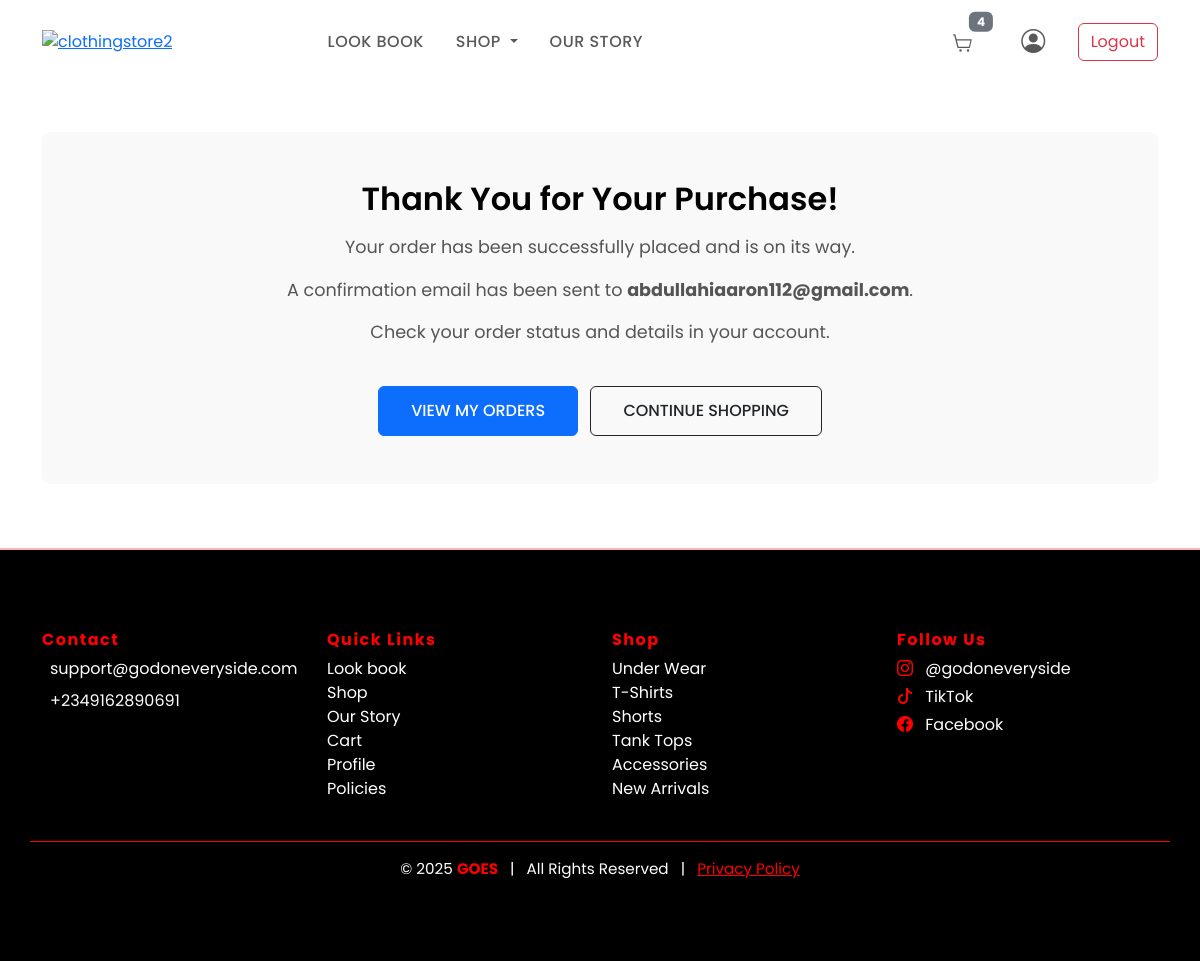
Screenshot of /thank-you/27/ (signed in) with the database file from the repository.
### GOESApp/models.py (models this page shows, shortened)
class Transaction(models.Model):
    user = models.ForeignKey(CustomUser, on_delete=models.CASCADE, related_name='transactions', null=True, blank=True)
    amount = models.DecimalField(max_digits=10, decimal_places=2)
    products = models.ManyToManyField(Product, related_name='transactions')
    tx_ref = models.CharField(max_length=100, unique=True)
    flw_transaction_id = models.CharField(max_length=100, blank=True, null=True)
    address = models.ForeignKey(Address, on_delete=models.SET_NULL, null=True, blank=True)
    order_note = models.TextField(blank=True, null=True)
    discount_code = models.ForeignKey(DiscountCode, on_delete=models.SET_NULL, null=True, blank=True)
    TRANSACTION_STATUS_CHOICES = (
        ('pending', 'Pending'),
        ('processing', 'Processing'),
        ('approved', 'Approved'),
        ('declined', 'Declined'),
    )
    transaction_status = models.CharField(max_length=20, choices=TRANSACTION_STATUS_CHOICES, default='pending')
    transaction_date = models.DateTimeField(auto_now_add=True)
    class Meta:
        verbose_name = 'Transaction'
        verbose_name_plural = 'Transactions'
        ordering = ['-transaction_date']

class CustomUser(AbstractUser):
    first_name = models.CharField(max_length=20)
    last_name = models.CharField(max_length=20)
    username = models.CharField(max_length=20, unique=True)
    email = models.EmailField(unique=True)
    phone_number = models.CharField(max_length=15, null=True, unique=True)
    profile_picture = models.ImageField(upload_to='profile_pictures/', blank=True, null=True)
    bio = models.TextField(blank=True, null=True)
    address = models.OneToOneField('Address', on_delete=models.SET_NULL, null=True, blank=True, related_name='user')
    USERNAME_FIELD = 'email'
    REQUIRED_FIELDS = ['username']
    class Meta:
        verbose_name = 'User'
        verbose_name_plural = 'Users'

class Category(models.Model):
    name = models.CharField(max_length=100, blank=True, null=True)
    description = models.TextField(blank=True, null=True)
    class Meta:
        verbose_name = "Category"
        verbose_name_plural = "Categories"

### GOESApp/views.py (the view)
# urls.py: path('thank-you/<int:transaction_id>/', views.thank_you, name='thank_you'),
def thank_you(request, transaction_id):
    transaction = get_object_or_404(Transaction, id=transaction_id, user=request.user)
    categories = Category.objects.all()
    cart_count = 0
    if request.user.is_authenticated:
        cart, created = Cart.objects.get_or_create(user=request.user)
        cart_count = cart.items.count()
    context = {
        'transaction': transaction,
        'categories': categories,
        'cart_count': cart_count,
    }
    return render(request, 'GOESAPP/thank_you.html', context)

### GOESApp/context_processors.py (called while the page is built)
def cart_item_count(request):
    count = 0
    try:
        if request.user.is_authenticated:
            cart = Cart.objects.get(user=request.user)
        else:
            session_key = request.session.session_key
            if not session_key:
                request.session.create()
            session_key = request.session.session_key
            cart = Cart.objects.get(session_key=session_key)
        if cart:
            count = sum(item.quantity for item in cart.items.all())
    except Cart.DoesNotExist:
        pass
    return {'cart_count': count}

### GOESApp/templates/GOESAPP/thank_you.html (shortened to what this page needs)
{% load static %}
<!DOCTYPE html>
<html lang="en">
<head>
  <link rel="stylesheet" href="https://cdn.jsdelivr.net/npm/bootstrap-icons@1.10.5/font/bootstrap-icons.css">
  <link href="https://cdn.jsdelivr.net/npm/bootstrap@5.3.0/dist/css/bootstrap.min.css" rel="stylesheet">
</head>
<body>
  <nav class="navbar navbar-expand-lg navbar-light bg-white py-3">
    <div class="container">
      <div class="mcb-column-inner mfn-module-wrapper mcb-column-inner-hh9pp43d mcb-item-header_logo-inner">
        <a class="logo-wrapper" href="{% url 'home' %}">
          <img style="width:100px;" src="{% static 'images/LOGO_20_TRANS[1].png'%}" alt="clothingstore2" />
        </a>
      </div>
      <div class="collapse navbar-collapse" id="navMenu">
        <ul class="navbar-nav mx-auto">
          <li class="nav-item">
            <a class="nav-link" href="{% url 'shop' %}">Look book</a>
          </li>
          <li class="nav-item dropdown">
            <a class="nav-link dropdown-toggle" href="#" id="collectionsDropdown" role="button" data-bs-toggle="dropdown" aria-expanded="false">
              Shop
            </a>
          </li>
          <li class="nav-item">
            <a class="nav-link" href="{% url 'our_story' %}">Our Story</a>
          </li>
        </ul>
        <ul class="navbar-nav ms-auto align-items-center">
          {% if user.is_authenticated %}
            <li class="nav-item me-3">
              <a class="nav-link position-relative" href="{% url 'cart' %}">
                {% if cart_count > 0 %}
                  <span class="badge bg-secondary position-absolute top-0 start-100 translate-middle">{{ cart_count }}</span>
                {% endif %}
              </a>
            </li>
            <li class="nav-item me-3">
              <a class="nav-link" href="{% url 'profile' %}" title="Your Account">
                <i class="bi bi-person-circle" style="font-size: 1.5rem;"></i>
              </a>
            </li>
            <li class="nav-item">
              <a class="btn btn-outline-danger" href="{% url 'logout_user' %}">Logout</a>
            </li>
          {% endif %}
        </ul>
      </div>
    </div>
  </nav>
  <div class="container my-5">
    <div class="thank-you-card">
      <h2>Thank You for Your Purchase!</h2>
      <p>Your order has been successfully placed and is on its way.</p>
      <p>A confirmation email has been sent to <strong>{{ transaction.user.email }}</strong>.</p>
      <p>Check your order status and details in your account.</p>
      <div class="mt-4">
        <a href="{% url 'profile' %}" class="btn btn-primary me-2">View My Orders</a>
        <a href="{% url 'shop' %}" class="btn btn-outline-dark">Continue Shopping</a>
      </div>
    </div>
  </div>
			<footer id="mfn-footer-template" class="text-white" style="background-color: #000 !important; font-family: 'Poppins', sans-serif; border-top: 2px solid  #ffb3b3;">
        <div class="container py-5">
          <div class="row gy-4">
          <div class="col-12 col-sm-6 col-md-3">
            <h6 style="color:  red; font-weight: 700; letter-spacing: 1.5px;">Contact</h6>
            <p class="mb-2" style="font-size: 1rem;">
            <a href="mailto:support@godoneveryside.com" class="text-white text-decoration-none">support@godoneveryside.com</a>
            </p>
            <p style="font-size: 1rem;">
            <a href="tel:+2349162890691" class="text-white text-decoration-none">+2349162890691</a>
            </p>
          </div>
          <div class="col-12 col-sm-6 col-md-3">
            <h6 style="color: red; font-weight: 700; letter-spacing: 1.5px;">Quick Links</h6>
            <ul class="list-unstyled" style="font-size: 1rem;">
            <li><a href="{% url 'shop' %}" class="text-white text-decoration-none">Look book</a></li>
            <li><a href="{% url 'shop' %}" class="text-white text-decoration-none">Shop</a></li>
            <li><a href="{% url 'our_story' %}" class="text-white text-decoration-none">Our Story</a></li>
            <li><a href="{% url 'cart' %}" class="text-white text-decoration-none">Cart</a></li>
            <li><a href="{% url 'profile' %}" class="text-white text-decoration-none">Profile</a></li>
            <li><a href="{% url 'policies' %}" class="text-white text-decoration-none">Policies</a></li>
            </ul>
          </div>
          <div class="col-12 col-sm-6 col-md-3">
            <h6 style="color:  red; font-weight: 700; letter-spacing: 1.5px;">Shop</h6>
            <ul class="list-unstyled" style="font-size: 1rem;">
            {% for category in categories %}
              <li><a href="{% url 'shop' %}?category={{ category.id }}" class="text-white text-decoration-none" >{{ category.name }}</a></li>
            {% empty %}
              <li class="text-muted">No collections found.</li>
            {% endfor %}
            </ul>
          </div>
				<div class="col-12 col-sm-6 col-md-3">
					<h6 style="color:  red; font-weight: 700; letter-spacing: 1.5px;">Follow Us</h6>
					<p class="mb-1" style="font-size: 1rem;">
					<i class="bi bi-instagram me-2" style="color: RED;"></i>
					<a href="https://www.instagram.com/godoneveryside/" target="_blank" class="text-white text-decoration-none">@godoneveryside</a>
					</p>
					<p class="mb-1" style="font-size: 1rem;">
					<i class="bi bi-tiktok me-2" style="color: RED;"></i>
					<a href="https://www.tiktok.com/@godoneveryside" target="_blank" class="text-white text-decoration-none">TikTok</a>
					</p>
					<p style="font-size: 1rem;">
					<i class="bi bi-facebook me-2" style="color: RED;"></i>
					<a href="https://www.facebook.com/godoneveryside" target="_blank" class="text-white text-decoration-none">Facebook</a>
					</p>
				</div>
          </div>
          <div class="row mt-4 pt-3 border-top" style="border-color:  red !important;">
          <div class="col text-center" style="font-size: 0.95rem;">
            <span>© 2025 <strong style="color:  red;">GOES</strong></span>
            <span class="mx-2">|</span>
            <span>All Rights Reserved</span>
            <span class="mx-2">|</span>
            <a href="{% url 'policies' %}" class="text-decoration-underline" style="color:  red;">Privacy Policy</a>
          </div>
          </div>
        </div>
		</footer>
</body>
</html>

### GOESApp/templates/GOESAPP/thank_you.html (style rules this page uses)
body { font-family: 'Poppins', sans-serif; color: #333; }
.nav-link { text-transform: uppercase; font-weight: 500; letter-spacing: .5px; margin: 0 .5rem; }
footer { margin-top: 4rem; padding: 2rem 0; background: #fafafa; }
.thank-you-card { background: #f9f9f9; padding: 3rem; border-radius: .5rem; text-align: center; margin: 3rem 0; }
.thank-you-card h2 { font-size: 2rem; font-weight: 600; color: #000; }
.thank-you-card p { font-size: 1.1rem; color: #555; margin: 1rem 0; }
.thank-you-card .btn { font-weight: 500; text-transform: uppercase; padding: 0.75rem 2rem; margin-top: 1rem; }

### rows the page displays
Category: name "Under Wear"
Category: name "T-Shirts"
Category: name "Shorts"
Category: name "Tank Tops"
Category: name "Accessories"
Category: name "New Arrivals"

### other values shown
{{ cart_count }} "4"
